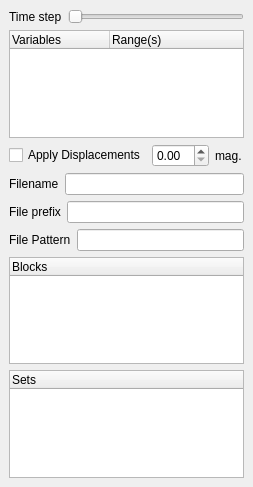
<ui version="4.0" >
 <author></author>
 <comment></comment>
 <exportmacro></exportmacro>
 <class>ExodusReader</class>
 <widget class="QWidget" name="ExodusReader" >
  <property name="geometry" >
   <rect>
    <x>0</x>
    <y>0</y>
    <width>253</width>
    <height>487</height>
   </rect>
  </property>
  <property name="sizePolicy" >
   <sizepolicy>
    <hsizetype>5</hsizetype>
    <vsizetype>5</vsizetype>
    <horstretch>0</horstretch>
    <verstretch>0</verstretch>
   </sizepolicy>
  </property>
  <property name="windowTitle" >
   <string>Form</string>
  </property>
  <layout class="QGridLayout" >
   <property name="margin" >
    <number>9</number>
   </property>
   <property name="spacing" >
    <number>6</number>
   </property>
   <item row="2" column="0" >
    <layout class="QHBoxLayout" >
     <property name="margin" >
      <number>0</number>
     </property>
     <property name="spacing" >
      <number>6</number>
     </property>
     <item>
      <widget class="QCheckBox" name="ApplyDisplacements" >
       <property name="layoutDirection" >
        <enum>Qt::LeftToRight</enum>
       </property>
       <property name="text" >
        <string>Apply Displacements</string>
       </property>
      </widget>
     </item>
     <item>
      <widget class="QDoubleSpinBox" name="DisplacementMagnitude" />
     </item>
     <item>
      <widget class="QLabel" name="label_5" >
       <property name="text" >
        <string>mag.</string>
       </property>
      </widget>
     </item>
    </layout>
   </item>
   <item row="7" column="0" >
    <widget class="QTreeWidget" name="Sets" >
     <property name="minimumSize" >
      <size>
       <width>0</width>
       <height>100</height>
      </size>
     </property>
     <property name="rootIsDecorated" >
      <bool>false</bool>
     </property>
     <column>
      <property name="text" >
       <string>Sets</string>
      </property>
     </column>
    </widget>
   </item>
   <item row="3" column="0" >
    <layout class="QHBoxLayout" >
     <property name="margin" >
      <number>0</number>
     </property>
     <property name="spacing" >
      <number>6</number>
     </property>
     <item>
      <widget class="QLabel" name="label_2" >
       <property name="text" >
        <string>Filename</string>
       </property>
      </widget>
     </item>
     <item>
      <widget class="QLineEdit" name="FileName" />
     </item>
    </layout>
   </item>
   <item row="4" column="0" >
    <layout class="QHBoxLayout" >
     <property name="margin" >
      <number>0</number>
     </property>
     <property name="spacing" >
      <number>6</number>
     </property>
     <item>
      <widget class="QLabel" name="label_3" >
       <property name="text" >
        <string>File prefix</string>
       </property>
      </widget>
     </item>
     <item>
      <widget class="QLineEdit" name="FilePrefix" />
     </item>
    </layout>
   </item>
   <item row="0" column="0" >
    <layout class="QHBoxLayout" >
     <property name="margin" >
      <number>0</number>
     </property>
     <property name="spacing" >
      <number>6</number>
     </property>
     <item>
      <widget class="QLabel" name="label" >
       <property name="text" >
        <string>Time step</string>
       </property>
      </widget>
     </item>
     <item>
      <widget class="QSlider" name="TimeStep" >
       <property name="orientation" >
        <enum>Qt::Horizontal</enum>
       </property>
      </widget>
     </item>
    </layout>
   </item>
   <item row="5" column="0" >
    <layout class="QHBoxLayout" >
     <property name="margin" >
      <number>0</number>
     </property>
     <property name="spacing" >
      <number>6</number>
     </property>
     <item>
      <widget class="QLabel" name="label_4" >
       <property name="text" >
        <string>File Pattern</string>
       </property>
      </widget>
     </item>
     <item>
      <widget class="QLineEdit" name="FilePattern" />
     </item>
    </layout>
   </item>
   <item row="6" column="0" >
    <widget class="QTreeWidget" name="BlockArrayStatus" >
     <property name="minimumSize" >
      <size>
       <width>0</width>
       <height>100</height>
      </size>
     </property>
     <property name="rootIsDecorated" >
      <bool>false</bool>
     </property>
     <column>
      <property name="text" >
       <string>Blocks</string>
      </property>
     </column>
    </widget>
   </item>
   <item row="1" column="0" >
    <widget class="QTreeWidget" name="Variables" >
     <property name="minimumSize" >
      <size>
       <width>0</width>
       <height>100</height>
      </size>
     </property>
     <property name="rootIsDecorated" >
      <bool>false</bool>
     </property>
     <column>
      <property name="text" >
       <string>Variables</string>
      </property>
     </column>
     <column>
      <property name="text" >
       <string>Range(s)</string>
      </property>
     </column>
    </widget>
   </item>
  </layout>
 </widget>
 <pixmapfunction></pixmapfunction>
 <resources/>
 <connections/>
</ui>
